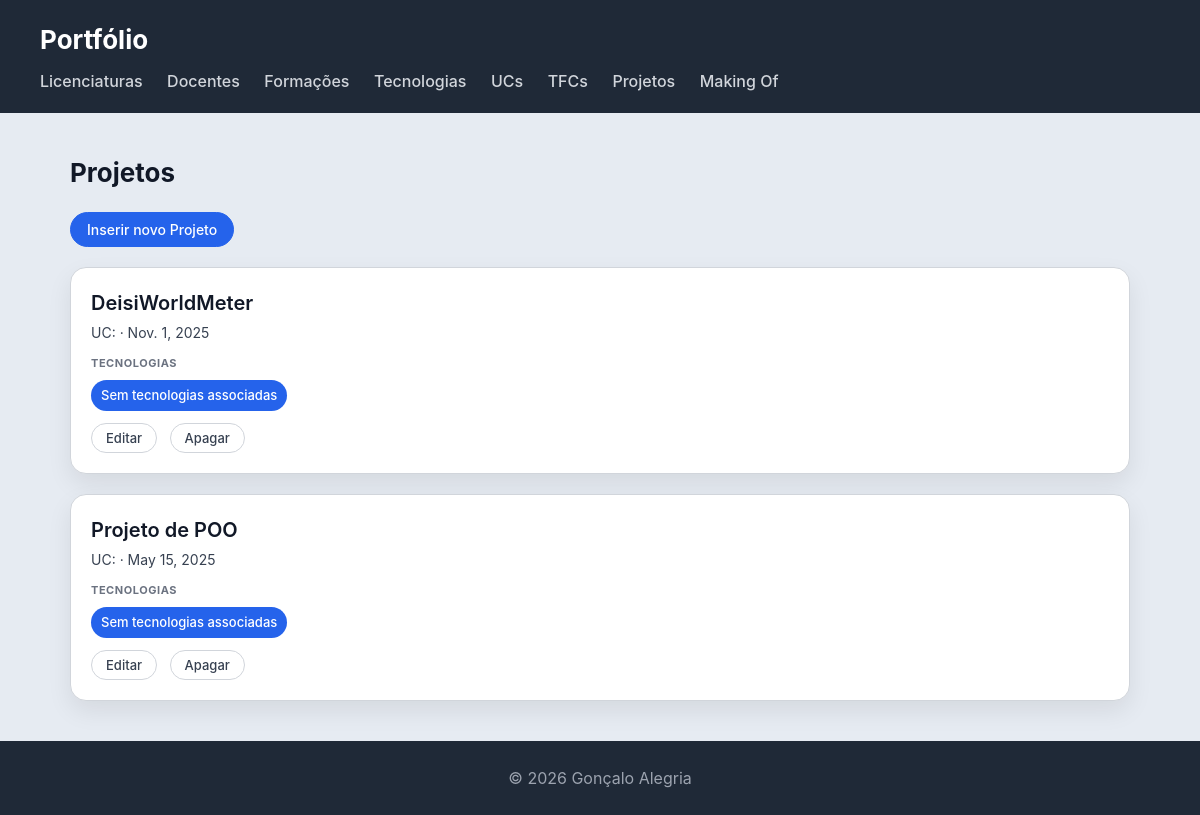
/portfolio/projetos/, run on an earlier commit of the app's database.
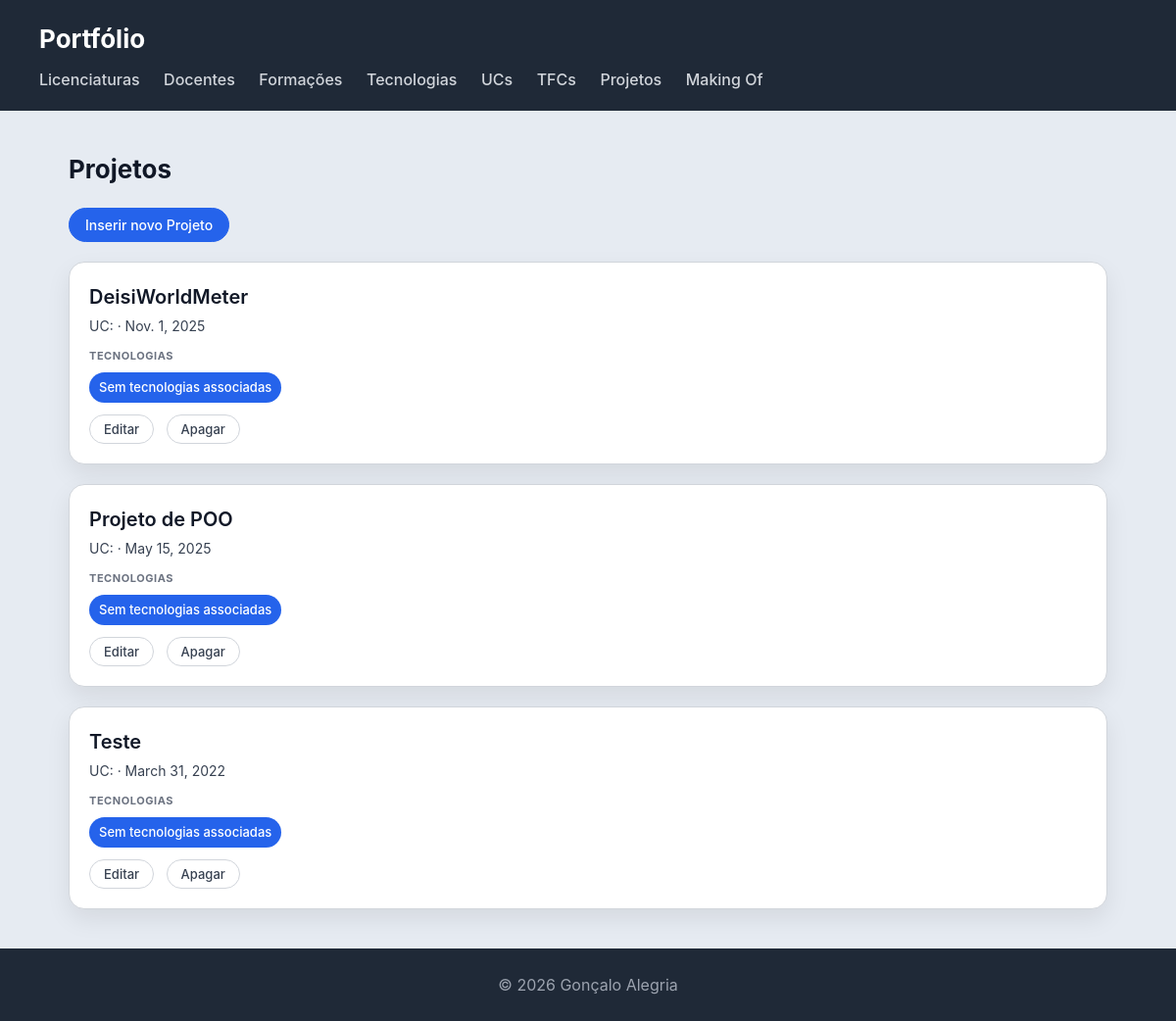
And on a later commit of the database.
### portfolio/models.py (models this page shows, shortened)
class Projeto(models.Model):
    titulo = models.CharField(max_length=200)
    descricao = models.TextField()
    conceitos_aplicados = models.TextField(blank=True)
    data_realizacao = models.DateField()
    imagem = models.ImageField(upload_to='projetos/', blank=True)
    link_video_demo = models.URLField(blank=True)
    link_github = models.URLField(blank=True)
    nota_obtida = models.DecimalField(max_digits=4, decimal_places=2, blank=True, null=True)
    unidade_curricular = models.ForeignKey(
        UnidadeCurricular,
        on_delete=models.CASCADE,
        related_name='projetos'
    )
    tecnologias = models.ManyToManyField(Tecnologia, related_name='projetos', blank=True)

### portfolio/views.py (the view)
# urls.py: path('projetos/', views.projetos_view, name="projetos"),
def projetos_view(request):
    projetos = (Projeto.objects.select_related('unidade_curricular').prefetch_related('tecnologias').all())
    return render(request, 'portfolio/projetos.html', {'projetos': projetos})

### portfolio/templates/portfolio/projetos.html (shortened to what this page needs)
{% extends "portfolio/base.html" %}
{% block content %}
<h2>Projetos</h2>
<a href="{% url 'novo_projeto' %}">
    <button>Inserir novo Projeto</button>
</a>
<section>
    {% for projeto in projetos %}
    <article>
        <header>
            <h3>{{ projeto.titulo }}</h3>
            <p>UC: {{ projeto.unidade_curricular.nome }} · {{ projeto.data_realizacao }}</p>
        </header>
        <section>
            <h4>Tecnologias</h4>
            <ul>
                {% for t in projeto.tecnologias.all %}
                    <li>{{ t.nome }}</li>
                {% empty %}
                    <li>Sem tecnologias associadas</li>
                {% endfor %}
            </ul>
        </section>
        <a href="{% url 'edita_projeto' projeto.id %}">
            <button>Editar</button>
        </a>
        <a href="{% url 'apaga_projeto' projeto.id %}">
            <button>Apagar</button>
        </a>
    </article>
    {% endfor %}
</section>
{% endblock %}

What changed in the data, as far as the page shows it:
added Projeto: titulo "Teste", data_realizacao "March 31, 2022"
